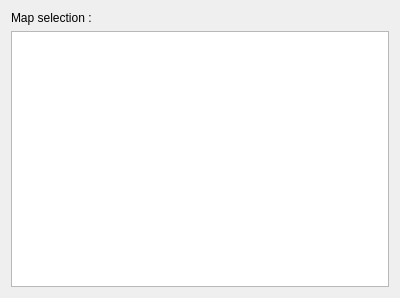
<?xml version="1.0" encoding="UTF-8"?>
<ui version="4.0">
 <class>GPMapSelector</class>
 <widget class="QWidget" name="GPMapSelector">
  <property name="geometry">
   <rect>
    <x>0</x>
    <y>0</y>
    <width>400</width>
    <height>298</height>
   </rect>
  </property>
  <property name="windowTitle">
   <string>Form</string>
  </property>
  <layout class="QVBoxLayout" name="verticalLayout">
   <item>
    <widget class="QLabel" name="label">
     <property name="text">
      <string>Map selection :</string>
     </property>
    </widget>
   </item>
   <item>
    <widget class="QListWidget" name="listMap"/>
   </item>
  </layout>
 </widget>
 <resources/>
 <connections/>
</ui>
